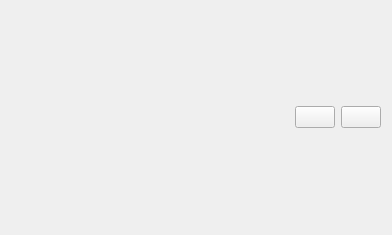
<?xml version="1.0" encoding="UTF-8"?>
<ui version="4.0">
 <class>SerialSensorsEditorWidget</class>
 <widget class="QWidget" name="SerialSensorsEditorWidget">
  <property name="geometry">
   <rect>
    <x>0</x>
    <y>0</y>
    <width>392</width>
    <height>235</height>
   </rect>
  </property>
  <property name="windowTitle">
   <string>Form</string>
  </property>
  <layout class="QVBoxLayout" name="verticalLayout_2">
   <item>
    <layout class="QVBoxLayout" name="mMainLayout"/>
   </item>
   <item>
    <layout class="QHBoxLayout" name="horizontalLayout">
     <item>
      <spacer name="horizontalSpacer">
       <property name="orientation">
        <enum>Qt::Orientation::Horizontal</enum>
       </property>
       <property name="sizeHint" stdset="0">
        <size>
         <width>40</width>
         <height>20</height>
        </size>
       </property>
      </spacer>
     </item>
     <item>
      <widget class="QPushButton" name="mDelete">
       <property name="text">
        <string/>
       </property>
       <property name="icon">
        <iconset theme="QIcon::ThemeIcon::ListRemove"/>
       </property>
      </widget>
     </item>
     <item>
      <widget class="QPushButton" name="mAdd">
       <property name="text">
        <string/>
       </property>
       <property name="icon">
        <iconset theme="QIcon::ThemeIcon::ListAdd"/>
       </property>
      </widget>
     </item>
    </layout>
   </item>
  </layout>
 </widget>
 <resources/>
 <connections/>
</ui>
